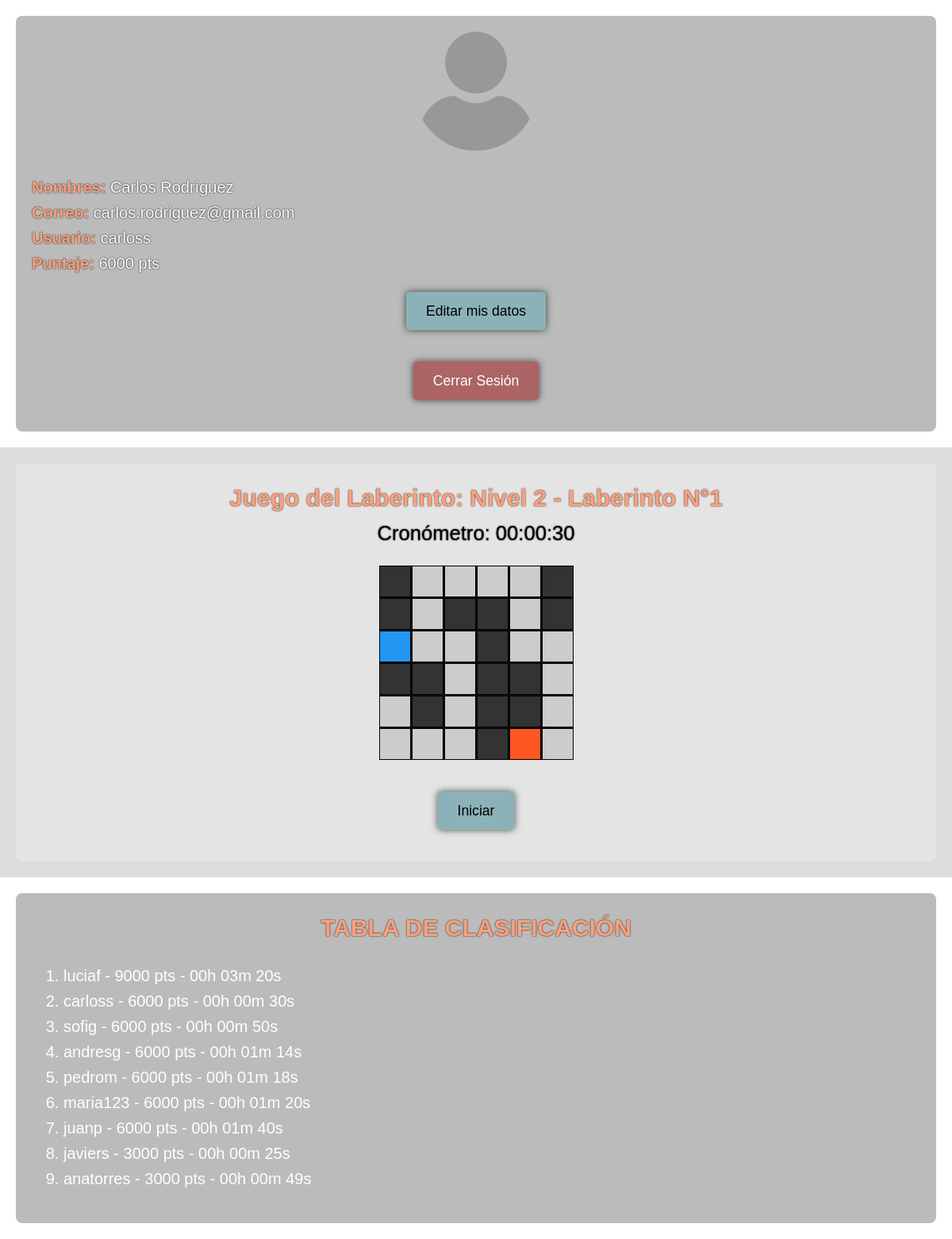
Page /src/views/game.php (signed in) on the committed database.
### tables this page shows
CREATE TABLE usuario (
    id_usuario INT PRIMARY KEY AUTO_INCREMENT,
    nombres VARCHAR(60) NOT NULL,
    correo VARCHAR(60) NOT NULL UNIQUE,
    usuario VARCHAR(50) NOT NULL UNIQUE,
    contrasenia VARCHAR(255) NOT NULL,
    nivel INT NOT NULL DEFAULT 0,
    tiempo_jugado INT NOT NULL DEFAULT 0,
    puntaje INT NOT NULL DEFAULT 0
);

### src/views/game.php (the view, shortened to what this page needs)
<?php
include("../db/ConexionSQL.php");
function transformarTiempoJugado ($tiempo) {
    $horas = floor($tiempo / 3600);
    $minutos = floor(($tiempo % 3600) / 60);
    $segundos = $tiempo % 60;
    return sprintf("%02dh %02dm %02ds", $horas, $minutos, $segundos);
}
try {
    $id_user = $_SESSION['id_usuario'] ?? null;
    $query = "SELECT nombres, correo, usuario, nivel, tiempo_jugado, puntaje FROM usuario WHERE id_usuario = ?";
    $stmt = $conexion->prepare($query);
    $stmt->bind_param("i", $id_user);
    $stmt->execute();
    $result = $stmt->get_result();
    if ($row = $result->fetch_assoc()) {
        $nombres = $row['nombres'];
        $correo = $row['correo'];
        $usuario = $row['usuario'];
        $nivel = $row['nivel'];
        $tiempo_jugado = $row['tiempo_jugado'];
        $puntaje = $row['puntaje'];
    }else{
        header("Location: login.php");
        exit();
    }
    $users_leaderboard = [];
    $query = "SELECT usuario, puntaje, tiempo_jugado FROM usuario ORDER BY puntaje DESC, tiempo_jugado ASC LIMIT 10";
    $result = $conexion->query($query);
    while ($row = $result->fetch_assoc()) {
        $users_leaderboard[] = $row;
    }
    $horas = floor($tiempo_jugado / 3600);
    $minutos = floor(($tiempo_jugado % 3600) / 60);
    $segundos = $tiempo_jugado % 60;
    $cronometro = sprintf("Cronómetro: %02d:%02d:%02d", $horas, $minutos, $segundos);
} catch (Exception $e) {
    header("Location: login.php");
    exit();
}
?>
<!DOCTYPE html>
<html lang="es">
<head>
    <link rel="stylesheet" href="../../assets/css/game_styles.css">
</head>
<body>
    <section class="user-section">
        <div class="card card-user">
            <img src="../../assets/img/usuario.png" alt="Imagen de Usuario">
            <div class="card-body">
                <p><b style="color: lightsalmon;">Nombres:</b> <?php echo htmlspecialchars($nombres) ?></p>
                <p><b style="color: lightsalmon;">Correo:</b> <?php echo htmlspecialchars($correo) ?></p>
                <p><b style="color: lightsalmon;">Usuario:</b> <?php echo htmlspecialchars($usuario) ?></p>
                <p><b style="color: lightsalmon;">Puntaje:</b> <span id="perfil-puntaje"><?php echo htmlspecialchars($puntaje) ?></span> pts</p>
                <button onclick="openDialogEditDataUser()">Editar mis datos</button>
                <form action="../actions/cerrar_sesion.php" method="POST">
                    <button type="submit" class="button-cerrar">Cerrar Sesión</button>
                </form>
            </div>
        </div>
    </section>
    <section class="game-section">
        <div class="card card-game">
            <h2 id="title-game">Juego del Laberinto: Nivel <?php echo htmlspecialchars($nivel+1) ?> - Laberinto N°1</h2>
            <p id="cronometro-output"><?php echo htmlspecialchars($cronometro) ?></p>
            <div class="game-container">
                <div id="laberinto"></div>
                <button id="work-laberinto" onclick="iniciarCronometro()">Iniciar</button>
            </div>
        </div>
    </section>
    <section class="leaderboard-section">
        <div class="card card-leaderboard">
            <h2>TABLA DE CLASIFICACIÓN</h2>
            <div class="card-body">
                <ol>
                    <?php foreach ($users_leaderboard as $user): ?>
                        <?php $tiempo_formateado = transformarTiempoJugado($user['tiempo_jugado']); ?>
                        <li><?php echo htmlspecialchars($user['usuario']) . " - " . htmlspecialchars($user['puntaje']) . " pts - " . htmlspecialchars($tiempo_formateado) ?></li>
                    <?php endforeach; ?>
                </ol>
            </div>
        </div>
    </section>
</body>
</html>

### assets/css/game_styles.css (style rules this page uses)
* { margin: 0; font-family: 'Poppins Regular', Arial; line-height: 1.6; box-sizing: border-box; color: white; }
body { display: flex; flex-wrap: wrap; background-image: url("../img/fantasy-scene.jpg"); background-size: cover; background-position: center; }
section { width: 25%; height: 100vh; }
p,h2 { text-shadow: 0 0 2px #000; word-wrap: break-word; }
h2 { text-align: center; color: lightsalmon; }
button { margin: 20px auto; color: #000; font-size: 1.10rem; padding: 10px 25px; background-color: #8bb2b8; cursor: pointer; border: none; box-shadow: 0 0 10px #000a; border-radius: 4px; transition: background-color 0.5s ease; }
.user-section { background-color: #fff2; }
.card { background-color: #0004; margin: 20px; padding: 20px; font-size: 1.25rem; border-radius: 8px; }
.card-body { text-align: center; }
.card-body p { text-align: start; }
.card-body ol { text-align: start; margin: 20px auto; }
.card-user { display: flex; flex-direction: column; }
.card-user img { width: 150px; margin-left: auto; margin-right: auto; margin-bottom: 30px; }
.button-cerrar { background-color: #ac6464; color: white; }
.game-section { width: 50%; background-color: #0002; }
.card-game { background-color: #fff3; text-align: center; }
.card-game p { color: #000000; font-size: 1.6rem; }
.game-container { display: flex; flex-direction: column; align-items: center; }
#laberinto { display: grid; gap: 1px; margin: 20px; background-color: #000e; }
.leaderboard-section { background-color: #fff2; }
@media (max-width: 1360px) { body { overflow-x: hidden; } }
@media (max-width: 1360px) { section, .game-section { width: 100%; height: auto; } }

### rows in the picture
usuario: nombres "Carlos Rodríguez", correo "carlos.rodriguez@gmail.com", usuario "carloss", puntaje "6000", $nivel+1 "2", tiempo_jugado "Cronómetro: 00:00:30", tiempo_jugado "00h 00m 30s"
usuario: usuario "luciaf", puntaje "9000", tiempo_jugado "00h 03m 20s"
usuario: usuario "sofig", puntaje "6000", tiempo_jugado "00h 00m 50s"
usuario: usuario "andresg", puntaje "6000", tiempo_jugado "00h 01m 14s"
usuario: usuario "pedrom", puntaje "6000", tiempo_jugado "00h 01m 18s"
usuario: usuario "maria123", puntaje "6000", tiempo_jugado "00h 01m 20s"
usuario: usuario "juanp", puntaje "6000", tiempo_jugado "00h 01m 40s"
usuario: usuario "javiers", puntaje "3000", tiempo_jugado "00h 00m 25s"
usuario: usuario "anatorres", puntaje "3000", tiempo_jugado "00h 00m 49s"
